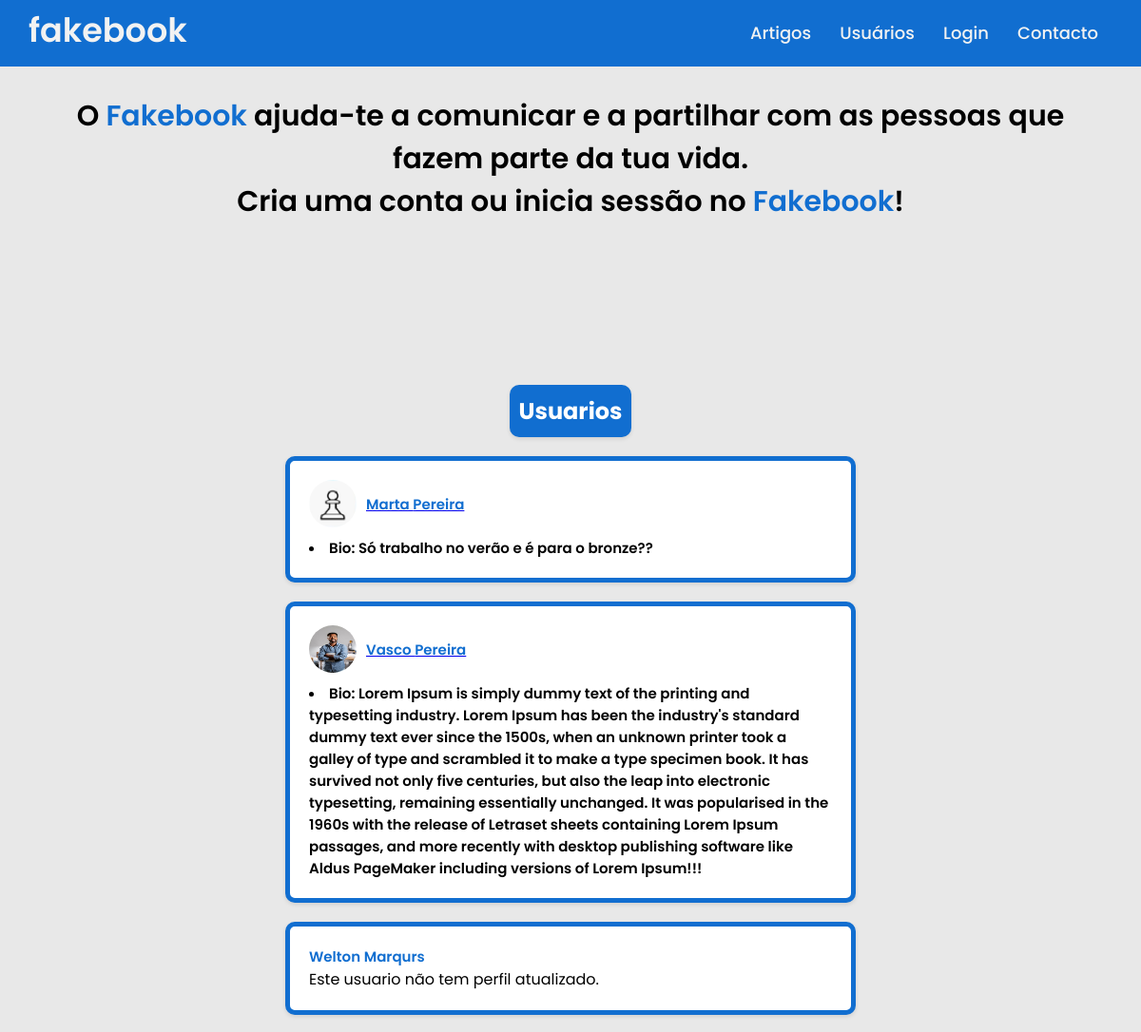
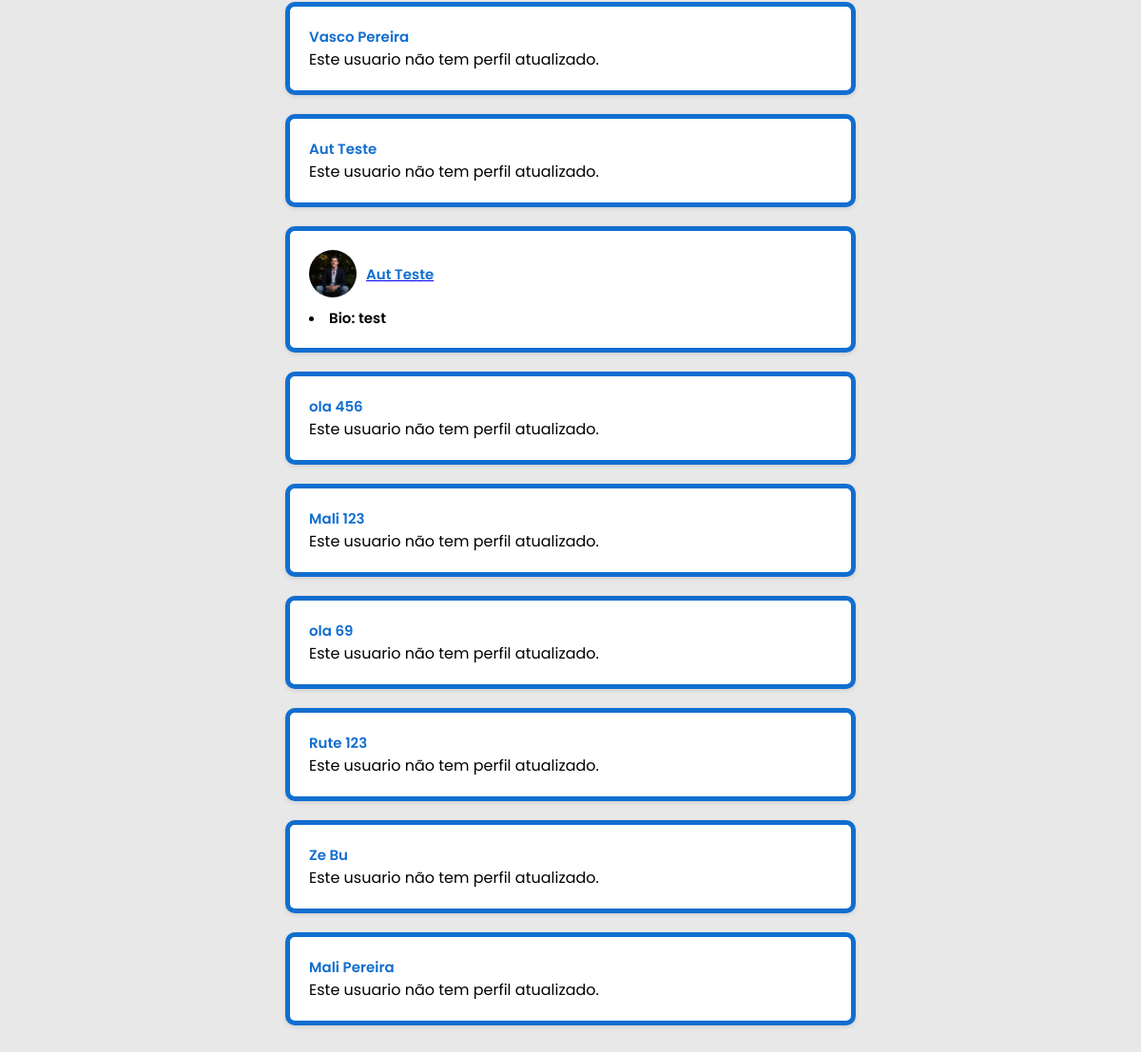
Page /BlogApp/usuarios on the committed database (2 pictures, top to bottom).
### BlogApp/models.py (models this page shows)
class infoAdicionalUser(models.Model):
    user = models.ForeignKey(User, on_delete = models.CASCADE, related_name = 'infoAdicionalUser')
    imagem = models.ImageField(upload_to='app/fotos', null=True, blank=True)
    biografia = models.TextField(null=True, blank=True)
    dataNascimento = models.DateTimeField(auto_now = False, auto_now_add = False,null=True, blank=True)
    interesses = models.TextField()
    profissao = models.TextField()

### BlogApp/views.py (the view)
# urls.py: path('usuarios', views.listUsuarios_view, name = 'usuarios'),
def listUsuarios_view(request):
    users = User.objects.all()
    context = {
        'users' : users
    }
    return render(request, 'listUsuarios.html',context)

### BlogApp/templates/listUsuarios.html (shortened to what this page needs)
{% extends "layout2.html" %}
{% block content %}
    <div class="body-content">
        <div class="column column-other">
            <div class="text-box1">
            <h2>Usuarios</h2>
            </div>
            {% for user in users %}
            {% if user.username != 'admin' %}
                <div class="article-box1">
                {% for info in user.infoAdicionalUser.all %}
                    <div class="autor-text1">
                    <img src="{{ info.imagem.url }}" alt="{{ user.first_name }}">
                    <p><a href="http://a22202735.pythonanywhere.com/BlogApp/usuario/{{user.id}}"><span class="blue">{{user.first_name}} {{user.last_name}}</span></a></p>
                    </div>
                    <div class="autor-text">
                    <li>Bio: {{ info.biografia}} </li>
                    </div>
                {% empty %}
                    <div class="autor-text1">
                    <p>{{user.first_name}} {{user.last_name}}</p>
                    </div>
                    <p>Este usuario não tem perfil atualizado.</p>
                {% endfor %}
                </div>
            {% endif %}
            {% endfor %}
        </div>
    </div>
{% endblock %}

### BlogApp/static/blog/estilos.css (style rules this page uses)
* { margin: 0; padding: 0; box-sizing: border-box; font-family: 'Poppins', sans-serif; }
body { background: #e8e8e8; }
.body-content { display: flex; width: 100%; justify-content: center; gap: 20px; }
h2 { color: #fff; }
.column { margin-bottom: 30px; display: flex; flex-direction: column; align-items: center; }
.column-other { flex: 2; max-width: 600px; }
.text-box1 { background-color: #116ed0; border-radius: 10px; box-shadow: 0 2px 4px rgba(0, 0, 0, 0.1); margin-top: 100px; padding: 10px; margin-bottom: 20px; }
.article-box1 { background-color: #fff; padding: 20px; border-radius: 10px; box-shadow: 0 2px 4px rgba(0, 0, 0, 0.1); margin-bottom: 20px; display: flex; width: 100%; flex-direction: column; border: 5px solid #116ed0; justify-content: center; max-width: 100%; overflow: hidden; box-sizing: border-box; }
.autor-text { color: #000000; text-decoration: none; font-size: 15px; font-weight: 600; display: flex; align-items: center; word-wrap: break-word; text-align: left; margin-top:10px; }
.autor-text1 { color: #116ed0; text-decoration: none; font-size: 15px; font-weight: 600; display: flex; word-wrap: break-word; align-items: center;f text-align: left; padding:; }
.blue { color: #116ed0; }
.autor-text1 img { width: 50px; height: 50px; border-radius: 50%; margin-right: 10px; }

### rows in the picture
infoAdicionalUser: imagem (picture), biografia "Só trabalho no verão e é para o bronze??"
infoAdicionalUser: imagem (picture), biografia "Lorem Ipsum is simply dummy text of the printing and typesetting industry. Lorem Ipsum has been the industry's standard dummy text ever since the 1500s, when an unknown printer took a galley of type and scrambled it to make a type specimen book. It has survived not only five centuries, but also the leap into electronic typesetting, remaining essentially unchanged. It was popularised in the 1960s with the release of Letraset sheets containing Lorem Ipsum passages, and more recently with desktop publishing software like Aldus PageMaker including versions of Lorem Ipsum!!!"
infoAdicionalUser: imagem (picture), biografia "test"

### other values in the picture
{{ user.first_name }} "Marta"
{{ user.last_name }} "Pereira"
{{ user.first_name }} "Vasco"
{{ user.first_name }} "Welton"
{{ user.last_name }} "Marqurs"
{{ user.first_name }} "Aut"
{{ user.last_name }} "Teste"
{{ user.first_name }} "ola"
{{ user.last_name }} "456"
{{ user.first_name }} "Mali"
{{ user.last_name }} "123"
{{ user.last_name }} "69"
{{ user.first_name }} "Rute"
{{ user.first_name }} "Ze"
{{ user.last_name }} "Bu"
